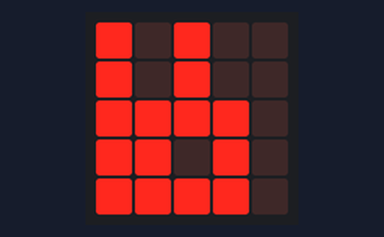
The program below on a simulated BBC micro:bit running MicroPython. Shown: the board's 5×5 LED display. What the program prints to the serial console is not drawn.

Above: at 0.1 s.
At 1.1 s:
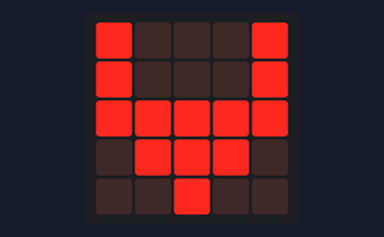
At 2.1 s:
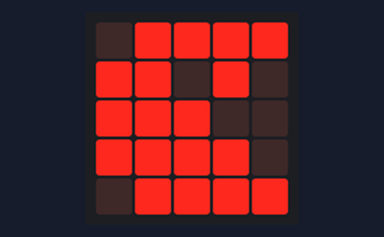
At 4.1 s:
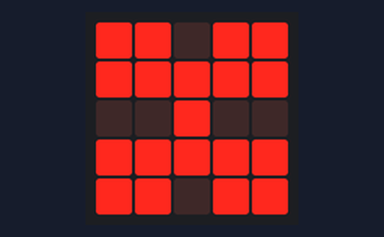
At 6.1 s:
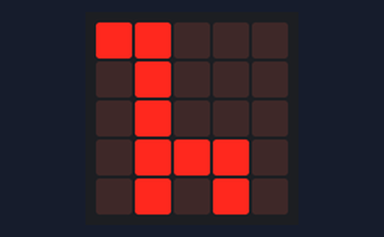
At 8.1 s:
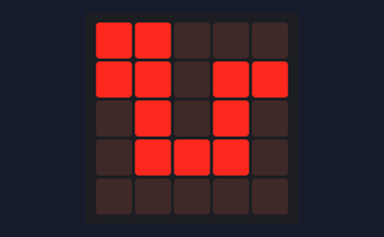

Measured:
- by itself, everything shown: repeats every 9.0 s, in 9 steps
- what the display in image 1 shows lasts 1.0 s, from 1.0 s to 2.0 s

The program:

image_list_store.py
```python
from microbit import *

class ImageStore:
    def __init__(self, image_type):
        self.arrow = 0
        self.images = []
        self.set_type(image_type)

    def set_type(self, image_type):
        if image_type == "direction":
            self.images.extend([Image.ARROW_N, Image.ARROW_NE, Image.ARROW_E])
            self.images.extend([Image.ARROW_SE, Image.ARROW_S, Image.ARROW_SW])
            self.images.extend([Image.ARROW_W, Image.ARROW_NW])
        elif image_type == "face":
            self.images.extend([Image.HEART, Image.HEART_SMALL, Image.SMILE])
            self.images.extend([Image.SAD, Image.CONFUSED, Image.ANGRY])
            self.images.extend([Image.ASLEEP, Image.SURPRISED, Image.SILLY])
            self.images.extend([Image.FABULOUS, Image.MEH, Image.YES])
        elif image_type == "prime":
            self.images.extend([2, 3, 5, 7])
        elif image_type == "polygon":
            self.images.extend([Image.TRIANGLE, Image.TRIANGLE_LEFT])
            self.images.extend([Image.CHESSBOARD, Image.DIAMOND])
        elif image_type == "animal":
            self.images.extend([Image.RABBIT, Image.COW, Image.PACMAN])
            self.images.extend([Image.DUCK, Image.BUTTERFLY, Image.GHOST])
            self.images.extend([Image.GIRAFFE, Image.SKULL, Image.SNAKE])
        else:
            pass

        print(self.images)

    def show(self):
        display.show(self.images[self.arrow])
        sleep(1000)
        self.arrow = self.arrow+1
        if self.arrow == len(self.images):
            self.arrow = 0

it = ImageStore("animal")
while True:
    it.show()
    
```
